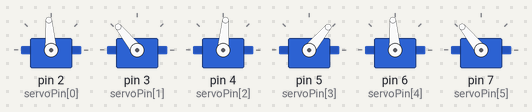
Simulated run of this sketch. Board: Arduino Mega 2560, built with avr-gcc and run on an emulated ATmega2560. On the bench: 6 × servo. What the sketch prints to the serial monitor is not drawn.

Above: at 0.05 s.
At 0.5 s:
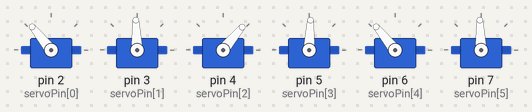
At 0.75 s:
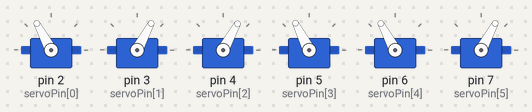
At 1.0 s:
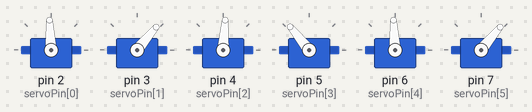
At 1.45 s:
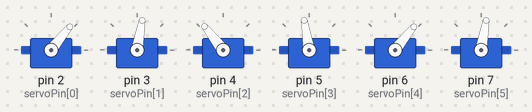
At 1.95 s:
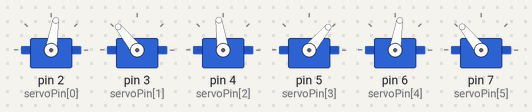
Timing chart, 0 to 4.6 s (numbered marks = the images above):
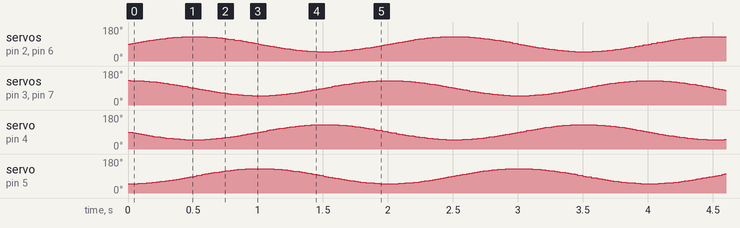

The sketch:

Arduino_program.ino
```cpp
#include <Servo.h>

#define PI 3.14159265358979323
#define NumServos 6           //The number of servos used
//Tweaking constants
#define Hz 0.5                //The frequency of the wave
#define PhaseShift PI / 2     //Shifting the phase with the distance between each arm/servo
#define Amplitude 40          //The ampitude in degrees

float CurrentRad;             //The radian posistion of the first servo


Servo servo[NumServos];
int servoPin[NumServos] = {2, 3, 4, 5, 6, 7};       //The pin to the servos on the "Arduino Mega 2560". The first servo is servo[0].

int servoAngleCalc(int servoNumber){
  float servoRad = CurrentRad + (servoNumber * PhaseShift);     //Calculate the radian position to the servo
  double armPos = sin(servoRad);                                //Calculates the arm position. How far the arm are from the equalibrium line.
  //Serial.println("ArmPos: " + String(armPos));
  int armPosInt = armPos * 10000;
  //Serial.println("ArmPosInt: " + String(armPosInt));
  int servoAngle = map(armPosInt, -10000, 10000, -Amplitude, Amplitude);   //Mapping from the sin value to the rigth degree for the servo
  //int servoAngle = (int)((armPos + 1) * (Amplitude / 2.0));
  //Serial.println("Servo angle: " + String(servoAngle));
  return servoAngle;
}


void setup() {
  Serial.begin(115200);
  Serial.println("Starting up the system...");

  //Attach pins to servos
  for(int i = 0; i < NumServos; i++){
    servo[i].attach(servoPin[i]);
  }
  Serial.println("Servo pins attached");


}

void loop() {
  CurrentRad = 2 * PI * millis() * Hz * 0.001;      //Sinus wave generator
  Serial.println("Radian: " + String(CurrentRad));

  for(int i = 0; i < NumServos; i++){
    servo[i].write(servoAngleCalc(i)+90);
    //Serial.println("write to a servo");
    //delay(100);
  }

  delay(5);
}
```
